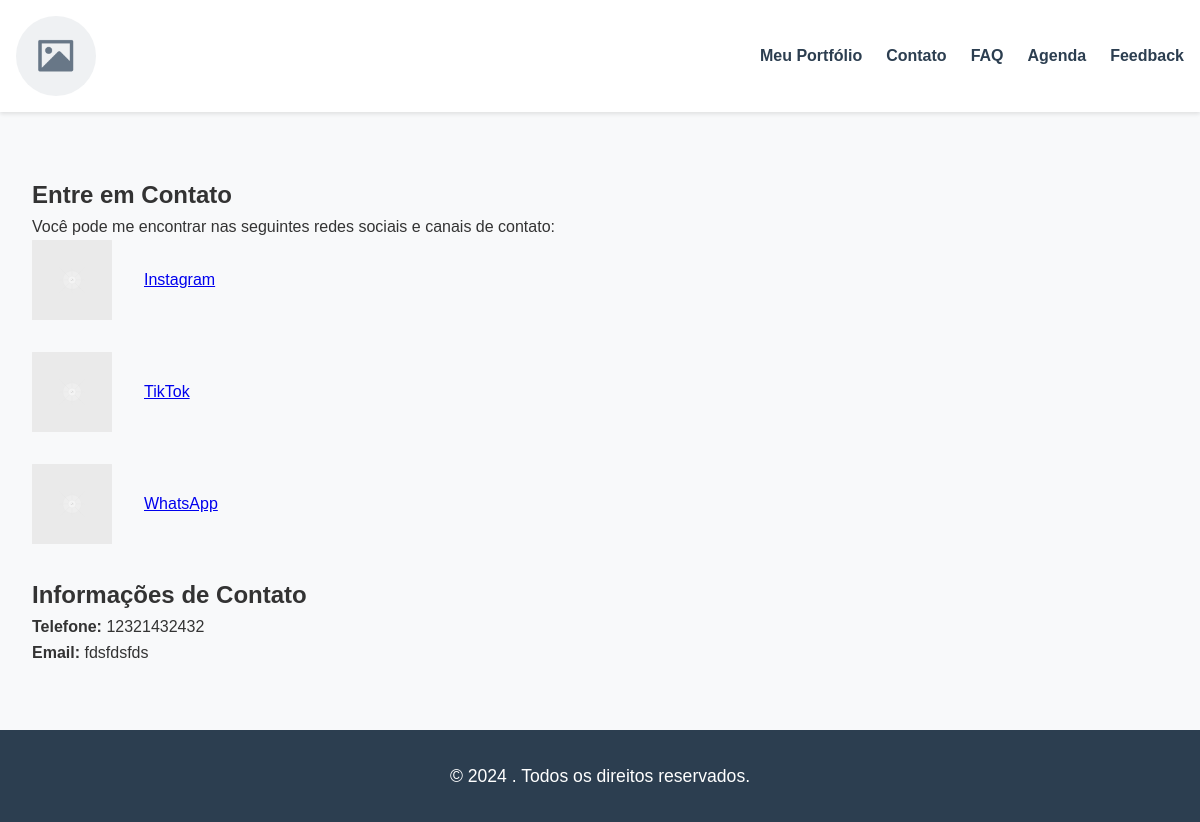
Page /portfolio/2/contato/ on the committed database.
### portfolio/models.py (models this page shows, shortened)
class Portfolio(models.Model):
    user = models.OneToOneField(CustomUser, on_delete=models.CASCADE)
    title = models.CharField(max_length=100)
    description = models.TextField()
    created_at = models.DateTimeField(auto_now_add=True)
    is_tenant = models.BooleanField(default=False)
    professional_name = models.CharField(max_length=100, blank=True)  # Novo campo para o nome do profissional
    instagram_url = models.URLField(blank=True)
    tiktok_url = models.URLField(blank=True)
    whatsapp_number = models.CharField(max_length=20, blank=True)
    phone_number = models.CharField(max_length=20, blank=True)
    email = models.EmailField(blank=True)

### portfolio/views.py (the view)
# urls.py: path('portfolio/<int:portfolio_id>/contato/', views.portfolio_contato, name='portfolio_contato'),
def portfolio_contato(request, portfolio_id):
    portfolio = get_object_or_404(Portfolio, id=portfolio_id)
    return render(
        request,
        'portfolio/contato.html',
        {
            'portfolio': portfolio,
        }
    )

### portfolio/templates/portfolio/contato.html (shortened to what this page needs)
{% extends 'portfolio/base.html' %}
{% load static %}
{% block content %}
<section class="contact-section">
    <div class="container">
        <h1>Entre em Contato</h1>
        <p>Você pode me encontrar nas seguintes redes sociais e canais de contato:</p>
        <div class="social-links">
            <a href="{{ portfolio.instagram_url }}" target="_blank" rel="noopener noreferrer" class="social-link">
                <img src="{% static 'image/placeholder.svg' %}" alt="Instagram" class="social-icon">
                <span>Instagram</span>
            </a>
            <a href="{{ portfolio.tiktok_url }}" target="_blank" rel="noopener noreferrer" class="social-link">
                <img src="{% static 'image/placeholder.svg' %}" alt="TikTok" class="social-icon">
                <span>TikTok</span>
            </a>
            <a href="https://wa.me/{{ portfolio.whatsapp_number }}" target="_blank" rel="noopener noreferrer" class="social-link">
                <img src="{% static 'image/placeholder.svg' %}" alt="WhatsApp" class="social-icon">
                <span>WhatsApp</span>
            </a>
        </div>
        <div class="contact-info">
            <h2>Informações de Contato</h2>
            <p><strong>Telefone:</strong> {{ portfolio.phone_number }}</p>
            <p><strong>Email:</strong> {{ portfolio.email }}</p>
        </div>
    </div>
</section>
{% endblock %}

### portfolio/templates/portfolio/base.html (shortened to what this page needs)
{% load static %}
<!DOCTYPE html>
<html lang="pt_br">
<head>
    <link rel="stylesheet" href="https://unpkg.com/swiper/swiper-bundle.min.css">
    <link rel="stylesheet" href="{% static 'css/style.css' %}">
</head>
<body>
    <header>
        <nav class="barra_de_navegacao">
            <img class="logo" src="{% static 'image/placeholder.png' %}" alt="Logo"/>
            <ul>
                <li><a href="{% url 'portfolio_detail' portfolio.id %}">{{ portfolio.title }}</a></li>
                <li><a href="{% url 'portfolio_contato' portfolio.id %}">Contato</a></li>
                <li><a href="{% url 'portfolio_faq' portfolio.id %}">FAQ</a></li>
                <li><a href="{% url 'portfolio_agenda' portfolio.id %}">Agenda</a></li>
                <li><a href="{% url 'portfolio_feedback' portfolio.id %}">Feedback</a></li>
            </ul>
        </nav>
    </header>
    {% block content %}{% endblock %}
<footer>
    <p>&copy; {% now "Y" %} {% block footer_name %}{{ portfolio.professional_name }}{% endblock %}. Todos os direitos reservados.</p>
</footer>
</body>
</html>

### static/css/style.css (style rules this page uses)
:root { --primary-color: #3498db; --secondary-color: #2c3e50; --text-color: #333; --background-color: #f8f9fa; --accent-color: #e74c3c; --light-gray: #ecf0f1; }
* { box-sizing: border-box; margin: 0; padding: 0; }
body { font-family: 'Arial', sans-serif; line-height: 1.6; color: var(--text-color); background-color: var(--background-color); }
.container { max-width: 1200px; margin: 0 auto; padding: 0 2rem; }
header { background-color: #fff; box-shadow: 0 2px 4px rgba(0,0,0,0.1); position: sticky; top: 0; z-index: 1000; }
.logo { width: 80px; height: 80px; border-radius: 50%; object-fit: cover; transition: transform 0.3s ease; }
.barra_de_navegacao { display: flex; justify-content: space-between; align-items: center; padding: 1rem; }
.barra_de_navegacao ul { display: flex; list-style: none; }
.barra_de_navegacao ul li { margin-left: 1.5rem; }
.barra_de_navegacao ul li a { text-decoration: none; color: var(--secondary-color); font-weight: bold; transition: color 0.3s ease; position: relative; }
.barra_de_navegacao ul li a::after { content: ''; position: absolute; width: 0; height: 2px; bottom: -5px; left: 0; background-color: var(--primary-color); transition: width 0.3s ease; }
section { margin: 4rem 0; }
footer { background-color: var(--secondary-color); color: #fff; text-align: center; padding: 2rem 0; margin-top: 4rem; }
footer p { font-size: 1.1rem; }
.social-links { display: flex; flex-direction: column; }
.social-icon { height: 5em; width: 5em; }
.social-link { display: flex; align-items: center; margin-bottom: 2em; }
.social-link > img { margin-right: 2em; }

### rows in the picture
Portfolio: title "Meu Portfólio", phone_number "12321432432", email "fdsfdsfds"
